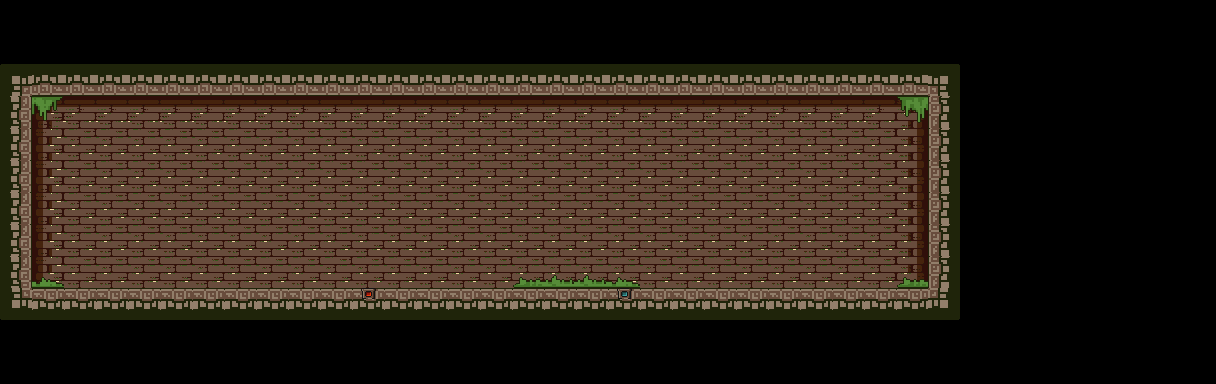

Tiled map render using the project's own tile images. Description and the whole map definition, tile-layer contents included, below:
An orthogonal 38x12 tile map with 32x32 px tiles, 3 tile layers (tl_bg, tl_ground, tl_fg) and 10 objects (2x red, 2x blue).

<map version="1.9" tiledversion="1.9.0" orientation="orthogonal" renderorder="right-down" width="38" height="12" tilewidth="32" tileheight="32" infinite="0" nextlayerid="13" nextobjectid="62">
 <editorsettings>
  <export target="level2.lua" format="lua" />
 </editorsettings>
 <tileset firstgid="1" name="terrain" tilewidth="32" tileheight="32" tilecount="294" columns="21">
  <image source="../assets/terrain.png" width="672" height="448" />
 </tileset>
 <layer id="2" name="tl_bg" width="38" height="12">
  <data encoding="csv">
0,0,0,0,0,0,0,0,0,0,0,0,0,0,0,0,0,0,0,0,0,0,0,0,0,0,0,0,0,0,0,0,0,0,0,0,0,0,
0,0,0,0,0,0,0,0,0,0,0,0,0,0,0,0,0,0,0,0,0,0,0,0,0,0,0,0,0,0,0,0,0,0,0,0,0,0,
0,0,0,0,0,0,0,0,0,0,0,0,0,0,0,0,0,0,0,0,0,0,0,0,0,0,0,0,0,0,0,0,0,0,0,0,0,0,
0,170,171,171,171,171,171,171,171,171,171,171,171,171,171,171,171,171,171,171,171,171,171,171,171,171,171,171,172,0,0,0,0,0,0,0,0,0,
0,191,192,192,192,192,192,192,192,192,192,192,192,192,192,192,192,192,192,192,192,192,192,192,192,192,192,192,193,0,0,0,0,0,0,0,0,0,
0,191,192,192,192,192,192,192,192,192,192,192,192,192,192,192,192,192,192,192,192,192,192,192,192,192,192,192,193,0,0,0,0,0,0,0,0,0,
0,191,192,192,192,192,192,192,192,192,192,192,192,192,192,192,192,192,192,192,192,192,192,192,192,192,192,192,193,0,0,0,0,0,0,0,0,0,
0,191,192,192,192,192,192,192,192,192,192,192,192,192,192,192,192,192,192,192,192,192,192,192,192,192,192,192,193,0,0,0,0,0,0,0,0,0,
0,191,192,192,192,192,192,192,192,192,192,192,192,192,192,192,192,192,192,192,192,192,192,192,192,192,192,192,193,0,0,0,0,0,0,0,0,0,
0,0,0,0,0,0,0,0,0,192,192,192,192,192,192,192,192,192,192,192,0,192,192,0,0,0,0,0,0,0,0,0,0,0,0,0,0,0,
0,0,0,0,0,0,0,0,0,0,0,0,0,0,0,0,0,0,0,0,0,0,0,0,0,0,0,0,0,0,0,0,0,0,0,0,0,0,
0,0,0,0,0,0,0,0,0,0,0,0,0,0,0,0,0,0,0,0,0,0,0,0,0,0,0,0,0,0,0,0,0,0,0,0,0,0
</data>
 </layer>
 <layer id="1" name="tl_ground" width="38" height="12">
  <data encoding="csv">
0,0,0,0,0,0,0,0,0,0,0,0,0,0,0,0,0,0,0,0,0,0,0,0,0,0,0,0,0,0,0,0,0,0,0,0,0,0,
0,0,0,0,0,0,0,0,0,0,0,0,0,0,0,0,0,0,0,0,0,0,0,0,0,0,0,0,0,0,0,0,0,0,0,0,0,0,
29,66,66,66,66,66,66,66,66,66,66,66,66,66,66,66,66,66,66,66,66,66,66,66,66,66,66,66,66,30,0,0,0,0,0,0,0,0,
46,0,0,0,0,0,0,0,0,0,0,0,0,0,0,0,0,0,0,0,0,0,0,0,0,0,0,0,0,44,0,0,0,0,0,0,0,0,
46,0,0,0,0,0,0,0,0,0,0,0,0,0,0,0,0,0,0,0,0,0,0,0,0,0,0,0,0,44,0,0,0,0,0,0,0,0,
46,0,0,0,0,0,0,0,0,0,0,0,0,0,0,0,0,0,0,0,0,0,0,0,0,0,0,0,0,44,0,0,0,0,0,0,0,0,
46,0,0,0,0,0,0,0,0,0,0,0,0,0,0,0,0,0,0,0,0,0,0,0,0,0,0,0,0,44,0,0,0,0,0,0,0,0,
46,0,0,0,0,0,0,0,0,0,0,0,0,0,0,0,0,0,0,0,0,0,0,0,0,0,0,0,0,44,0,0,0,0,0,0,0,0,
46,0,0,0,0,0,0,0,0,0,0,0,0,0,0,0,0,0,0,0,0,0,0,0,0,0,0,0,0,44,0,0,0,0,0,0,0,0,
50,24,24,24,24,24,24,24,24,24,24,272,24,24,24,24,24,24,24,273,24,24,24,24,24,24,24,24,24,51,0,0,0,0,0,0,0,0,
0,0,0,0,0,0,0,0,0,0,0,0,0,0,0,0,0,0,0,0,0,0,0,0,0,0,0,0,0,0,0,0,0,0,0,0,0,0,
0,0,0,0,0,0,0,0,0,0,0,0,0,0,0,0,0,0,0,0,0,0,0,0,0,0,0,0,0,0,0,0,0,0,0,0,0,0
</data>
 </layer>
 <layer id="3" name="tl_fg" width="38" height="12">
  <data encoding="csv">
0,0,0,0,0,0,0,0,0,0,0,0,0,0,0,0,0,0,0,0,0,0,0,0,0,0,0,0,0,0,0,0,0,0,0,0,0,0,
0,0,0,0,0,0,0,0,0,0,0,0,0,0,0,0,0,0,0,0,0,0,0,0,0,0,0,0,0,0,0,0,0,0,0,0,0,0,
0,0,0,0,0,0,0,0,0,0,0,0,0,0,0,0,0,0,0,0,0,0,0,0,0,0,0,0,0,0,0,0,0,0,0,0,0,0,
0,36,0,0,0,0,0,0,0,0,0,0,0,0,0,0,0,0,0,0,0,0,0,0,0,0,0,0,34,0,0,0,0,0,0,0,0,0,
0,0,0,0,0,0,0,0,0,0,0,0,0,0,0,0,0,0,0,0,0,0,0,0,0,0,0,0,0,0,0,0,0,0,0,0,0,0,
0,0,0,0,0,0,0,0,0,0,0,0,0,0,0,0,0,0,0,0,0,0,0,0,0,0,0,0,0,0,0,0,0,0,0,0,0,0,
0,0,0,0,0,0,0,0,0,0,0,0,0,0,0,0,0,0,0,0,0,0,0,0,0,0,0,0,0,0,0,0,0,0,0,0,0,0,
0,0,0,0,0,0,0,0,0,0,0,0,0,0,0,0,0,0,0,0,0,0,0,0,0,0,0,0,0,0,0,0,0,0,0,0,0,0,
0,145,0,0,0,0,0,0,0,0,0,0,0,0,0,0,143,144,144,145,0,0,0,0,0,0,0,0,143,0,0,0,0,0,0,0,0,0,
0,0,0,0,0,0,0,0,0,0,0,0,0,0,0,0,0,0,0,0,0,0,0,0,0,0,0,0,0,0,0,0,0,0,0,0,0,0,
0,0,0,0,0,0,0,0,0,0,0,0,0,0,0,0,0,0,0,0,0,0,0,0,0,0,0,0,0,0,0,0,0,0,0,0,0,0,
0,0,0,0,0,0,0,0,0,0,0,0,0,0,0,0,0,0,0,0,0,0,0,0,0,0,0,0,0,0,0,0,0,0,0,0,0,0
</data>
 </layer>
 <objectgroup color="#ff5500" id="4" name="obj_ground">
  <object id="38" x="2" y="289" width="957.667" height="29" />
 </objectgroup>
 <objectgroup color="#aaff00" draworder="index" id="5" name="obj_box" />
 <objectgroup color="#ff0000" id="6" name="obj_player">
  <object id="46" template="player_red.tx" class="red" x="56" y="257" />
  <object id="47" template="player_blue.tx" class="blue" x="87" y="256" />
 </objectgroup>
 <objectgroup color="#ff00ff" draworder="index" id="8" name="obj_spike" />
 <objectgroup color="#55ff00" id="9" name="obj_portal">
  <object id="51" template="portal_red.tx" x="777.5" y="275" width="42" height="12" />
  <object id="52" template="portal_blue.tx" x="849.5" y="275" width="42" height="12" />
 </objectgroup>
 <objectgroup color="#ffffff" id="10" name="obj_laser">
  <object id="58" template="laser_red.tx" class="red" x="364" y="95" width="9" height="193.773" />
  <object id="60" template="laser_red.tx" name="blue" class="blue" x="620.167" y="84.4468" width="9" height="204.523" />
 </objectgroup>
 <objectgroup color="#00557f" id="11" name="obj_switch">
  <object id="59" template="switch.tx" x="490.667" y="273" />
 </objectgroup>
 <objectgroup color="#aaaaff" id="12" name="obj_wall">
  <object id="43" x="931" y="67" width="29" height="222" />
  <object id="44" x="2" y="65" width="29" height="224" />
 </objectgroup>
</map>
